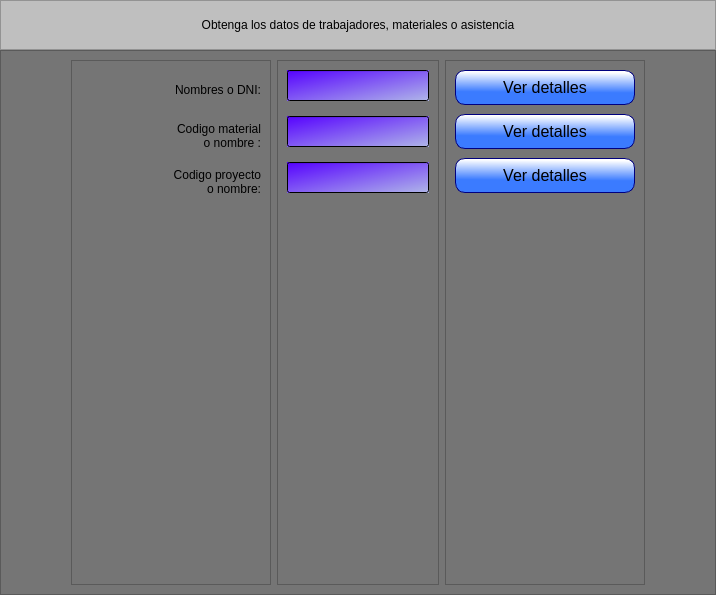
            <widget class="QWidget" name="page_reportes">
             <property name="styleSheet">
              <string notr="true">background-color: qlineargradient(spread:pad, x1:0, y1:0, x2:1, y2:1, stop:0 rgba(85, 0, 255, 255), stop:1 rgba(176, 183, 232, 255));</string>
             </property>
             <layout class="QVBoxLayout" name="verticalLayout_8" stretch="1,0">
              <property name="spacing">
               <number>0</number>
              </property>
              <property name="leftMargin">
               <number>0</number>
              </property>
              <property name="topMargin">
               <number>0</number>
              </property>
              <property name="rightMargin">
               <number>0</number>
              </property>
              <property name="bottomMargin">
               <number>0</number>
              </property>
              <item>
               <widget class="QFrame" name="frame_reportes">
                <property name="minimumSize">
                 <size>
                  <width>0</width>
                  <height>50</height>
                 </size>
                </property>
                <property name="maximumSize">
                 <size>
                  <width>16777215</width>
                  <height>50</height>
                 </size>
                </property>
                <property name="styleSheet">
                 <string notr="true">QFrame{
background-color: rgb(191, 191, 191);
}

QPushButton{
border: 1px solid rgb(0, 0, 127);
border-radius:10px;
background-color: qlineargradient(spread:pad, x1:0.409318, y1:0.636, x2:0.432, y2:0.0454545, stop:0 rgba(59, 123, 255, 255), stop:1 rgba(255, 255, 255, 255));
}

QPushButton:hover{
	background-color: rgb(170, 255, 255);
}</string>
                </property>
                <property name="frameShape">
                 <enum>QFrame::StyledPanel</enum>
                </property>
                <property name="frameShadow">
                 <enum>QFrame::Raised</enum>
                </property>
                <layout class="QVBoxLayout" name="verticalLayout_26">
                 <item>
                  <widget class="QLabel" name="label_9">
                   <property name="styleSheet">
                    <string notr="true">font: 12pt &quot;MS Shell Dlg 2&quot;;</string>
                   </property>
                   <property name="text">
                    <string>Obtenga los datos de trabajadores, materiales o asistencia</string>
                   </property>
                   <property name="alignment">
                    <set>Qt::AlignCenter</set>
                   </property>
                  </widget>
                 </item>
                </layout>
               </widget>
              </item>
              <item>
               <widget class="QFrame" name="frame_12">
                <property name="styleSheet">
                 <string notr="true">QFrame{
background-color: rgb(117, 117, 117);
font: 12pt &quot;MS Shell Dlg 2&quot;;
}

QPushButton{
border: 1px solid rgb(0, 0, 127);
border-radius:10px;
background-color: qlineargradient(spread:pad, x1:0.409318, y1:0.636, x2:0.432, y2:0.0454545, stop:0 rgba(59, 123, 255, 255), stop:1 rgba(255, 255, 255, 255));
}

QPushButton:hover{
	background-color: rgb(170, 255, 255);
}</string>
                </property>
                <property name="frameShape">
                 <enum>QFrame::StyledPanel</enum>
                </property>
                <property name="frameShadow">
                 <enum>QFrame::Raised</enum>
                </property>
                <layout class="QHBoxLayout" name="horizontalLayout_13">
                 <property name="leftMargin">
                  <number>70</number>
                 </property>
                 <property name="rightMargin">
                  <number>70</number>
                 </property>
                 <item>
                  <widget class="QFrame" name="frame_20">
                   <property name="minimumSize">
                    <size>
                     <width>200</width>
                     <height>0</height>
                    </size>
                   </property>
                   <property name="frameShape">
                    <enum>QFrame::StyledPanel</enum>
                   </property>
                   <property name="frameShadow">
                    <enum>QFrame::Raised</enum>
                   </property>
                   <layout class="QVBoxLayout" name="verticalLayout_29">
                    <item>
                     <widget class="QLabel" name="label_11">
                      <property name="minimumSize">
                       <size>
                        <width>0</width>
                        <height>40</height>
                       </size>
                      </property>
                      <property name="text">
                       <string>Nombres o DNI:</string>
                      </property>
                      <property name="alignment">
                       <set>Qt::AlignRight|Qt::AlignTrailing|Qt::AlignVCenter</set>
                      </property>
                     </widget>
                    </item>
                    <item>
                     <widget class="QLabel" name="label_12">
                      <property name="minimumSize">
                       <size>
                        <width>0</width>
                        <height>40</height>
                       </size>
                      </property>
                      <property name="text">
                       <string>Codigo material 
 o nombre :</string>
                      </property>
                      <property name="alignment">
                       <set>Qt::AlignRight|Qt::AlignTrailing|Qt::AlignVCenter</set>
                      </property>
                     </widget>
                    </item>
                    <item>
                     <widget class="QLabel" name="label_10">
                      <property name="minimumSize">
                       <size>
                        <width>0</width>
                        <height>40</height>
                       </size>
                      </property>
                      <property name="text">
                       <string>Codigo proyecto
 o nombre:</string>
                      </property>
                      <property name="alignment">
                       <set>Qt::AlignRight|Qt::AlignTrailing|Qt::AlignVCenter</set>
                      </property>
                     </widget>
                    </item>
                    <item>
                     <spacer name="verticalSpacer_8">
                      <property name="orientation">
                       <enum>Qt::Vertical</enum>
                      </property>
                      <property name="sizeHint" stdset="0">
                       <size>
                        <width>20</width>
                        <height>350</height>
                       </size>
                      </property>
                     </spacer>
                    </item>
                   </layout>
                  </widget>
                 </item>
                 <item>
                  <widget class="QFrame" name="frame_21">
                   <property name="frameShape">
                    <enum>QFrame::StyledPanel</enum>
                   </property>
                   <property name="frameShadow">
                    <enum>QFrame::Raised</enum>
                   </property>
                   <layout class="QVBoxLayout" name="verticalLayout_30">
                    <property name="spacing">
                     <number>15</number>
                    </property>
                    <item>
                     <widget class="QLineEdit" name="lineEdit_4">
                      <property name="minimumSize">
                       <size>
                        <width>0</width>
                        <height>31</height>
                       </size>
                      </property>
                      <property name="font">
                       <font>
                        <pointsize>12</pointsize>
                       </font>
                      </property>
                     </widget>
                    </item>
                    <item>
                     <widget class="QLineEdit" name="lineEdit_5">
                      <property name="minimumSize">
                       <size>
                        <width>0</width>
                        <height>31</height>
                       </size>
                      </property>
                      <property name="font">
                       <font>
                        <pointsize>12</pointsize>
                       </font>
                      </property>
                     </widget>
                    </item>
                    <item>
                     <widget class="QLineEdit" name="lineEdit_3">
                      <property name="minimumSize">
                       <size>
                        <width>0</width>
                        <height>31</height>
                       </size>
                      </property>
                      <property name="font">
                       <font>
                        <pointsize>12</pointsize>
                       </font>
                      </property>
                     </widget>
                    </item>
                    <item>
                     <spacer name="verticalSpacer_9">
                      <property name="orientation">
                       <enum>Qt::Vertical</enum>
                      </property>
                      <property name="sizeHint" stdset="0">
                       <size>
                        <width>20</width>
                        <height>370</height>
                       </size>
                      </property>
                     </spacer>
                    </item>
                   </layout>
                  </widget>
                 </item>
                 <item>
                  <widget class="QFrame" name="frame_22">
                   <property name="minimumSize">
                    <size>
                     <width>200</width>
                     <height>0</height>
                    </size>
                   </property>
                   <property name="frameShape">
                    <enum>QFrame::StyledPanel</enum>
                   </property>
                   <property name="frameShadow">
                    <enum>QFrame::Raised</enum>
                   </property>
                   <layout class="QVBoxLayout" name="verticalLayout_28">
                    <property name="spacing">
                     <number>9</number>
                    </property>
                    <item>
                     <widget class="QPushButton" name="pushButton_11">
                      <property name="minimumSize">
                       <size>
                        <width>0</width>
                        <height>35</height>
                       </size>
                      </property>
                      <property name="font">
                       <font>
                        <pointsize>12</pointsize>
                       </font>
                      </property>
                      <property name="text">
                       <string>Ver detalles</string>
                      </property>
                     </widget>
                    </item>
                    <item>
                     <widget class="QPushButton" name="pushButton_10">
                      <property name="minimumSize">
                       <size>
                        <width>0</width>
                        <height>35</height>
                       </size>
                      </property>
                      <property name="font">
                       <font>
                        <pointsize>12</pointsize>
                       </font>
                      </property>
                      <property name="text">
                       <string>Ver detalles</string>
                      </property>
                     </widget>
                    </item>
                    <item>
                     <widget class="QPushButton" name="pushButton_8">
                      <property name="minimumSize">
                       <size>
                        <width>0</width>
                        <height>35</height>
                       </size>
                      </property>
                      <property name="font">
                       <font>
                        <pointsize>12</pointsize>
                       </font>
                      </property>
                      <property name="text">
                       <string>Ver detalles</string>
                      </property>
                     </widget>
                    </item>
                    <item>
                     <spacer name="verticalSpacer_10">
                      <property name="orientation">
                       <enum>Qt::Vertical</enum>
                      </property>
                      <property name="sizeHint" stdset="0">
                       <size>
                        <width>20</width>
                        <height>382</height>
                       </size>
                      </property>
                     </spacer>
                    </item>
                   </layout>
                  </widget>
                 </item>
                </layout>
               </widget>
              </item>
             </layout>
            </widget>
